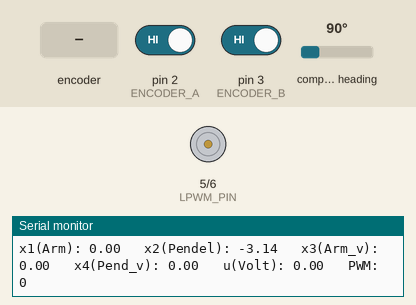
Recording of a sketch running on a simulated Arduino Uno, built with avr-gcc and run on an emulated ATmega328P. Parts: motor-driver pin pairs drawn as motors (green arrow = first pin HIGH = forward, orange = second pin HIGH = backward, longer = more drive), the last lines printed to the serial monitor. Wiring (inferred from the names in the program): AS5600 angle sensor at I2C address 0x36. The inputs (shaded band) are chosen by the test bench; at power-on: compass heading 90°, pin 2 (ENCODER_A) HIGH, pin 3 (ENCODER_B) HIGH.

Above: at 2.2 s.
2.3 s: compass heading set to 247°
3.8 s: compass heading set to 254°
At 4.8 s:
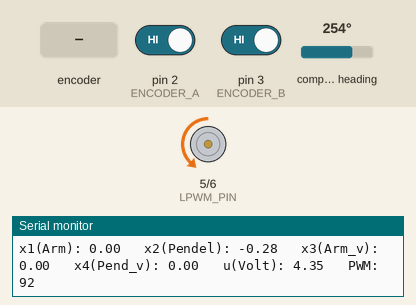
5.4 s: compass heading set to 269°
At 6.0 s:
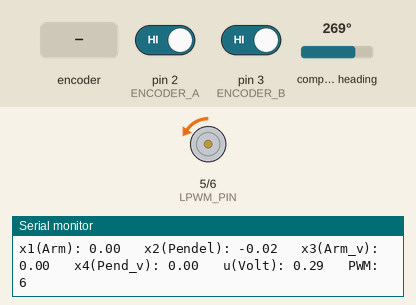
7.0 s: rotary encoder on pin 2 (ENCODER_A) / pin 3 (ENCODER_B) turned 3 steps (first pin leading)
At 7.26 s:
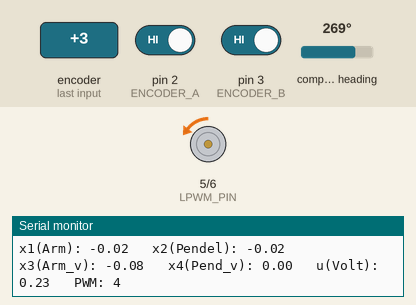
Timing chart, 0 to 10.0 s (numbered marks = the images above; inputs shaded):
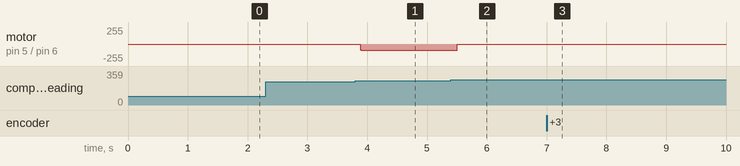

The sketch:

LQR.ino
```cpp
#include <Wire.h>

// --- LQR Regler Konstanten (aus MATLAB) ---
const float K1 = -0.2127; // für x1 (Arm-Position)
const float K2 = 15.4930; // für x2 (Pendel-Position)
const float K3 = -0.5594; // für x3 (Arm-Geschwindigkeit)
const float K4 = 1.4194; // für x4 (Pendel-Geschwindigkeit)

// --- Motor-Pins (BTS7960) ---
const int LPWM_PIN = 5; // Pin für Linksherum
const int RPWM_PIN = 6; // Pin für Rechtsherum
/*
// hast du auf dem Board an Vcc verbunden
const int L_EN_PIN = 7; // Enable Links
const int R_EN_PIN = 8; // Enable Rechts
*/

// --- AS5600 (Pendel) ---
const int AS5600_ADDR = 0x36;
const int RAW_ANGLE_REG = 0x0C;
uint16_t letzterRohWertAS5600 = 0;
long kontinuierlichePositionAS5600 = 0; // Zählt über 360° hinaus weiter!
bool ersterAS5600Wert = true;

// --- Encoder (Motorarm) ---
const int ENCODER_A = 2;
const int ENCODER_B = 3;
volatile long encoderPosition = 0;

// --- Systemkonstanten ---
const float TICKS_PRO_UMDREHUNG_ARM = 1920.0;
const float TICKS_PRO_UMDREHUNG_PENDEL = 4096.0;

// --- Der Zustandsvektor ---
float x1 = 0.0; // Arm-Winkel (rad)
float x2 = 0.0; // Pendel-Winkel (rad)
float x3 = 0.0; // Arm-Geschwindigkeit (rad/s)
float x4 = 0.0; // Pendel-Geschwindigkeit (rad/s)

float x1_alt = 0.0;
float x2_alt = 0.0;

// --- Timing für die Regelschleife (Ts = 0.005s) ---
unsigned long letzterZeitpunkt = 0;
const unsigned long abtastZeit_us = 5000; // 5000 Mikrosekunden = 5ms

// Hilfsvariable für eine saubere Bildschirmausgabe
int printCounter = 0;

void setup() {
  Serial.begin(115200);

  // I2C Setup
  Wire.begin();
  Wire.setClock(400000); // 400 kHz für schnelles Auslesen

  // Encoder Setup
  pinMode(ENCODER_A, INPUT_PULLUP);
  pinMode(ENCODER_B, INPUT_PULLUP);
  attachInterrupt(digitalPinToInterrupt(ENCODER_A), updateEncoderA, CHANGE);
  attachInterrupt(digitalPinToInterrupt(ENCODER_B), updateEncoderB, CHANGE);

  pinMode(LPWM_PIN, OUTPUT);
  pinMode(RPWM_PIN, OUTPUT);

  Serial.println("=== Sensorfusion gestartet ===");
  delay(1000);

  letzterZeitpunkt = micros();
}

void loop() {
  unsigned long aktuellerZeitpunkt = micros();

  // 1. Harte Regelschleife: Code nur exakt alle 5ms ausführen
  if (aktuellerZeitpunkt - letzterZeitpunkt >= abtastZeit_us) {

    // Tatsächliches dt (in Sekunden) berechnen für maximale Präzision
    float dt = (aktuellerZeitpunkt - letzterZeitpunkt) / 1000000.0;
    letzterZeitpunkt = aktuellerZeitpunkt;

    // 2. Encoder auslesen (Arm)
    noInterrupts();
    long aktuelleEncoderPos = encoderPosition;
    interrupts();

    // 3. AS5600 auslesen (Pendel)
    Wire.beginTransmission(AS5600_ADDR);
    Wire.write(RAW_ANGLE_REG);
    Wire.endTransmission(false);
    Wire.requestFrom(AS5600_ADDR, 2);

    uint16_t aktuellerRohWertAS5600 = 0;
    if (Wire.available() == 2) {
      aktuellerRohWertAS5600 = (Wire.read() << 8) | Wire.read();

      // Die Wrap-Around Logik (Verhindert Sprünge beim 360°-Übergang)
      if (ersterAS5600Wert) {
         letzterRohWertAS5600 = aktuellerRohWertAS5600;
         ersterAS5600Wert = false;
      }

      int16_t delta = aktuellerRohWertAS5600 - letzterRohWertAS5600;
      if (delta > 2048) delta -= 4096;  // Überlauf vorwärts
      if (delta < -2048) delta += 4096; // Überlauf rückwärts

      kontinuierlichePositionAS5600 += delta;
      letzterRohWertAS5600 = aktuellerRohWertAS5600;
    }

    // 4. KONTINUIERLICHE Winkel in Radiant berechnen (Wichtig für die Ableitung!)
    float x1_kontinuierlich = (aktuelleEncoderPos / TICKS_PRO_UMDREHUNG_ARM) * 2.0 * PI;
    float x2_kontinuierlich = (kontinuierlichePositionAS5600 / TICKS_PRO_UMDREHUNG_PENDEL) * 2.0 * PI;

    // 5. x3 und x4 (Winkelgeschwindigkeiten) aus den KONTINUIERLICHEN Werten berechnen
    float x3_roh = (x1_kontinuierlich - x1_alt) / dt;
    float x4_roh = (x2_kontinuierlich - x2_alt) / dt;

    // --- NEU: EMA-Filter für ruhigere Geschwindigkeiten ---
    // alpha = 0.5 bedeutet: 50% der neuen Messung, 50% der alten Messung.
    // Mach alpha kleiner (z.B. 0.3), wenn es immer noch zittert.
    float alpha = 0.2;
    x3 = (alpha * x3_roh) + ((1.0 - alpha) * x3);
    x4 = (alpha * x4_roh) + ((1.0 - alpha) * x4);

    // Werte für die NÄCHSTE Ableitung merken
    x1_alt = x1_kontinuierlich;
    x2_alt = x2_kontinuierlich;

    // 6. Wrapping der Winkel für den LQR-Regler auf den Bereich [-PI, +PI]
    x1 = x1_kontinuierlich;
    while (x1 > PI)  x1 -= 2.0 * PI;
    while (x1 < -PI) x1 += 2.0 * PI;

    x2 = x2_kontinuierlich;
    // Hier ziehen wir direkt den Offset ab, falls das Pendel beim Arduino-Start unten hing!
    // (Aus Unten=0 wird Unten=-PI. Aus Oben=PI wird Oben=0)
    x2 = x2 - PI;

    // Wrapping für das Pendel
    while (x2 > PI)  x2 -= 2.0 * PI;
    while (x2 < -PI) x2 += 2.0 * PI;

    // --- 7. LQR Regler berechnen ---
    // u ist hier die benötigte SPANNUNG in Volt!
    float u_volt = -(K1 * x1 + K2 * x2 + K3 * x3 + K4 * x4);

    // --- 8. Sicherheitsabschaltung ---
    // Wenn das Pendel weiter als z.B. 20° (0.35 rad) fällt, schalten wir den Motor ab,
    // damit das System auf dem Tisch nicht völlig eskaliert. Nur für LQR, sonst swingup
    if (abs(x2) > 0.35) {
      u_volt = 0;
    }

    // --- 9. Totzonen-Kompensation und PWM-Umrechnung ---
    int pwm_output = 0;

    // Finde heraus, bei wie viel Volt dein Motor im echten Leben GANZ KNAPP anfängt zu drehen.
    // Beispiel: Er braucht mindestens 1.5V, um die innere Reibung zu überwinden.
    float pwm_min = 0.0;
    float totzone_volt = (pwm_min/255.0) * 12.0;

    if (u_volt > 0.01) {
      // Motor soll vorwärts drehen
      float u_kompensiert = u_volt + totzone_volt;
      pwm_output = (u_kompensiert / 12.0) * 255;
      pwm_output = constrain(pwm_output, 0, 255); // Sicherheit: Maximal 255

      analogWrite(LPWM_PIN, 0);
      analogWrite(RPWM_PIN, pwm_output);

    } else if (u_volt < -0.01) {
      // Motor soll rückwärts drehen
      float u_kompensiert = abs(u_volt) + totzone_volt;
      pwm_output = (u_kompensiert / 12.0) * 255;
      pwm_output = constrain(pwm_output, 0, 255);

      analogWrite(RPWM_PIN, 0);
      analogWrite(LPWM_PIN, pwm_output);

    } else {
      // Motor stoppen
      analogWrite(LPWM_PIN, 0);
      analogWrite(RPWM_PIN, 0);
    }
    // --- 10. Serielle Ausgabe (gedrosselt auf 20 Hz) ---
    printCounter++;
    if (printCounter >= 10) {
      Serial.print("x1(Arm): ");     Serial.print(x1, 2);
      Serial.print("\t x2(Pendel): "); Serial.print(x2, 2);
      Serial.print("\t x3(Arm_v): ");  Serial.print(x3, 2);
      Serial.print("\t x4(Pend_v): "); Serial.print(x4, 2);

      // Das berechnete Stellsignal (Volt)
      Serial.print("\t u(Volt): ");    Serial.print(u_volt, 2);

      // Das finale PWM-Signal (+ für rechts, - für links für die Anzeige)
      Serial.print("\t PWM: ");
      if (u_volt < 0) {
        Serial.println(-pwm_output); // Zeigt im Plotter schön ins Negative
      } else {
        Serial.println(pwm_output);
      }

      printCounter = 0;
    }
  }
}

// --- Interrupt-Routinen für den Motor-Encoder ---
void updateEncoderA() {
  if (digitalRead(ENCODER_A) != digitalRead(ENCODER_B)) encoderPosition--;
  else encoderPosition++;
}

void updateEncoderB() {
  if (digitalRead(ENCODER_A) == digitalRead(ENCODER_B)) encoderPosition--;
  else encoderPosition++;
}
```

Measured:
- the behaviour switches between 249 and 250° on compass heading (found by bisection; images 0 and 1)
- after the input at 3.8 s, motor on pin 5 (LPWM_PIN) / pin 6 (RPWM_PIN): stopped → backward 92/255 after 0.09 s
- after the input at 5.4 s, motor on pin 5 (LPWM_PIN) / pin 6 (RPWM_PIN): backward 92/255 → backward 5/255 after 0.11 s, → backward 6/255 0.09 s later
- after the input at 7.0 s, motor on pin 5 (LPWM_PIN) / pin 6 (RPWM_PIN): backward 6/255 → backward 4/255 at once, then repeats every 0.21 s: backward 5/255 0.02 s, backward 4/255 0.07 s, backward 5/255 0.11 s, backward 4/255 0.02 s, until it stays backward 5/255 from 7.5 s
